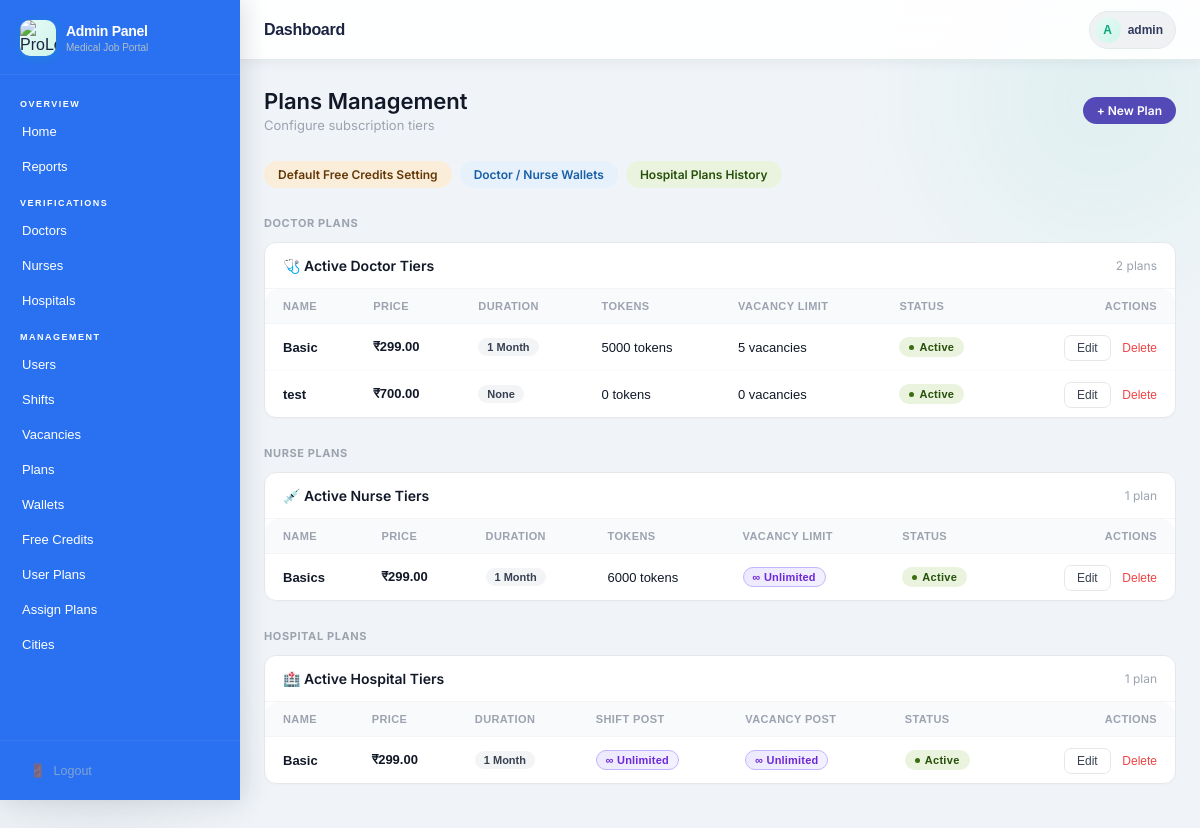
Page /plans/ (signed in) on the committed database.
### users/models.py (models this page shows, shortened)
class CustomUser(AbstractUser):
    ROLE_CHOICES = (
        ('doctor', 'Doctor'),
        ('nurse', 'Nurse'),
        ('hospital', 'Hospital'),
        ('admin', 'Admin'),
    )
    role   = models.CharField(max_length=20, choices=ROLE_CHOICES)
    mobile = models.CharField(max_length=10, unique=True, null=True, blank=True)  # ✅ Unique mobile

### plans/models.py (models this page shows, shortened)
class Plan(models.Model):
    ROLE_CHOICES = [
        ('doctor',   'Doctor'),
        ('nurse',    'Nurse'),
        ('hospital', 'Hospital'),
    ]
    DURATION_CHOICES = [
        (1,  '1 Month'),
        (2,  '2 Months'),
        (3,  '3 Months'),
        (6,  '6 Months'),
        (12, '12 Months (1 Year)'),
    ]
    TOKEN_MODE_CHOICES = [
        ('disabled',  'No Tokens'),        # tokens feature hi nahi
        ('fixed',     'Fixed Amount'),     # X tokens milenge
        ('unlimited', 'Unlimited'),        # ∞ tokens
    ]
    name        = models.CharField(max_length=100)
    role        = models.CharField(max_length=20, choices=ROLE_CHOICES)
    price       = models.DecimalField(max_digits=10, decimal_places=2)
    description = models.TextField(blank=True)
    is_active   = models.BooleanField(default=True)
    created_at  = models.DateTimeField(auto_now_add=True)
    shift_view_enabled = models.BooleanField(
    default=False,
    help_text="Kya is plan mein Available Shifts dekhne ki permission hai?"
)
    urgent_shift_enabled = models.BooleanField(
    default=False,
    help_text="Dashboard pe urgent shifts dikhenge (shift_view_enabled bhi hona chahiye)"
)
    is_lifetime     = models.BooleanField(
        default=False,
        help_text="Check karo agar plan kabhi expire na ho (Lifetime)"
    )
    duration_months = models.PositiveIntegerField(
    choices=DURATION_CHOICES,
    default=1,
    null=True,      # ← add karo
    blank=True,     # ← add karo
    help_text="Plan kitne mahine ka hai (is_lifetime=False hone par kaam aata hai)"
)
    urgent_shift_post_enabled = models.BooleanField(
    default=False,
    help_text="Kya is plan mein urgent shift post karne ki permission hai?"
)
    token_mode = models.CharField(
        max_length=10,
        choices=TOKEN_MODE_CHOICES,
        default='disabled',
        help_text="disabled=tokens nahi, fixed=X tokens, unlimited=∞ tokens"
    )
    tokens = models.PositiveIntegerField(
        default=0,
        help_text="Sirf token_mode='fixed' hone par use hota hai"
    )
    vacancy_apply_enabled   = models.BooleanField(
        default=False,
        help_text="Kya is plan mein vacancy apply feature ON hai?"
    )
    unlimited_vacancy_apply = models.BooleanField(
        default=False,
        help_text="Unlimited vacancy apply? (vacancy_apply_enabled=True hona chahiye)"
    )
    vacancy_limit           = models.PositiveIntegerField(
        default=0,
        help_text="Kitni vacancies pe apply kar sakta hai (unlimited_vacancy_apply=False hone par)"
    )
    shift_post_enabled   = models.BooleanField(
        default=False,
        help_text="Kya is plan mein shift posting feature ON hai?"
    )
    unlimited_shift_post = models.BooleanField(default=False)
    shift_post_limit     = models.PositiveIntegerField(default=0)
    vacancy_post_enabled   = models.BooleanField(
        default=False,
        help_text="Kya is plan mein vacancy posting feature ON hai?"
    )
    unlimited_vacancy_post = models.BooleanField(default=False)
    vacancy_post_limit     = models.PositiveIntegerField(default=0)
    @property
    def unlimited_tokens(self):
        return self.token_mode == 'unlimited'
    class Meta:
        ordering = ['role', 'price']

### plans/views.py (the view)
# urls.py: path('',                            views.plan_list,        name='admin_plan_list'),
@login_required
@user_passes_test(is_admin)
def plan_list(request):
    plans = Plan.objects.all().order_by('role', 'price')
    return render(request, 'admin_panel/plans/plan_list.html', {
        'doctor_plans':   plans.filter(role='doctor'),
        'nurse_plans':    plans.filter(role='nurse'),
        'hospital_plans': plans.filter(role='hospital'),
    })

### admin_panel/templates/admin_panel/plans/plan_list.html (shortened to what this page needs)
{% extends 'admin_panel/base.html' %}
{% block content %}
<div class="dash-wrap">
  <div class="top-bar">
    <div>
      <div class="top-bar-title">Plans Management</div>
      <div class="top-bar-sub">Configure subscription tiers</div>
    </div>
    <a href="{% url 'admin_plan_create' %}" class="pill pill-primary">+ New Plan</a>
  </div>
  <div class="pill-row">
    <a href="{% url 'admin_default_credits' %}" class="pill pill-warn">Default Free Credits Setting</a>
    <a href="{% url 'admin_wallet_list' %}"     class="pill pill-info">Doctor / Nurse Wallets</a>
    <a href="{% url 'admin_user_plan_list' %}"  class="pill pill-success">Hospital Plans History</a>
  </div>
  <div class="section-header">
    <span class="section-label">Doctor Plans</span>
  </div>
  <div class="reg-card">
    <div class="reg-card-head">
      <span class="reg-card-title">🩺 Active Doctor Tiers</span>
      <span style="font-size:12px;color:#9ca3af;">{{ doctor_plans|length }} plan{{ doctor_plans|length|pluralize }}</span>
    </div>
    <div class="desktop-table">
      <table>
        <thead>
          <tr>
            <th>Name</th>
            <th>Price</th>
            <th>Duration</th>
            <th>Tokens</th>
            <th>Vacancy Limit</th>
            <th>Status</th>
            <th style="text-align:right">Actions</th>
          </tr>
        </thead>
        <tbody>
          {% for plan in doctor_plans %}
          <tr>
            <td style="font-weight:600">{{ plan.name }}</td>
            <td class="price-val">₹{{ plan.price }}</td>
            <td><span class="dur-pill">{{ plan.get_duration_months_display }}</span></td>
            <td>
              {% if plan.unlimited_tokens %}
                <span class="unlim-pill">∞ Unlimited</span>
              {% else %}
                {{ plan.tokens }} tokens
              {% endif %}
            </td>
            <td>
              {% if plan.unlimited_vacancy_apply %}
                <span class="unlim-pill">∞ Unlimited</span>
              {% else %}
                {{ plan.vacancy_limit }} vacancies
              {% endif %}
            </td>
            <td>
              <span class="badge {% if plan.is_active %}badge-active{% else %}badge-inactive{% endif %}">
                {% if plan.is_active %}Active{% else %}Inactive{% endif %}
              </span>
            </td>
            <td style="text-align:right">
              <a href="{% url 'admin_plan_edit' plan.pk %}" class="view-btn">Edit</a>
              <form method="post" action="{% url 'admin_plan_delete' plan.pk %}" style="display:inline" onsubmit="return confirm('Delete this plan?')">
                <button class="del-btn">Delete</button>
              </form>
            </td>
          </tr>
          {% empty %}
          <tr class="empty-row"><td colspan="7">No doctor plans yet.</td></tr>
          {% endfor %}
        </tbody>
      </table>
    </div>
  </div>
  <div class="section-header">
    <span class="section-label">Nurse Plans</span>
  </div>
  <div class="reg-card">
    <div class="reg-card-head">
      <span class="reg-card-title">💉 Active Nurse Tiers</span>
      <span style="font-size:12px;color:#9ca3af;">{{ nurse_plans|length }} plan{{ nurse_plans|length|pluralize }}</span>
    </div>
    <div class="desktop-table">
      <table>
        <thead>
          <tr>
            <th>Name</th>
            <th>Price</th>
            <th>Duration</th>
            <th>Tokens</th>
            <th>Vacancy Limit</th>
            <th>Status</th>
            <th style="text-align:right">Actions</th>
          </tr>
        </thead>
        <tbody>
          {% for plan in nurse_plans %}
          <tr>
            <td style="font-weight:600">{{ plan.name }}</td>
            <td class="price-val">₹{{ plan.price }}</td>
            <td><span class="dur-pill">{{ plan.get_duration_months_display }}</span></td>
            <td>
              {% if plan.unlimited_tokens %}
                <span class="unlim-pill">∞ Unlimited</span>
              {% else %}
                {{ plan.tokens }} tokens
              {% endif %}
            </td>
            <td>
              {% if plan.unlimited_vacancy_apply %}
                <span class="unlim-pill">∞ Unlimited</span>
              {% else %}
                {{ plan.vacancy_limit }} vacancies
              {% endif %}
            </td>
            <td>
              <span class="badge {% if plan.is_active %}badge-active{% else %}badge-inactive{% endif %}">
                {% if plan.is_active %}Active{% else %}Inactive{% endif %}
              </span>
            </td>
            <td style="text-align:right">
              <a href="{% url 'admin_plan_edit' plan.pk %}" class="view-btn">Edit</a>
              <form method="post" action="{% url 'admin_plan_delete' plan.pk %}" style="display:inline" onsubmit="return confirm('Delete this plan?')">
                <button class="del-btn">Delete</button>
              </form>
            </td>
          </tr>
          {% empty %}
          <tr class="empty-row"><td colspan="7">No nurse plans yet.</td></tr>
          {% endfor %}
        </tbody>
      </table>
    </div>
  </div>
  <div class="section-header">
    <span class="section-label">Hospital Plans</span>
  </div>
  <div class="reg-card">
    <div class="reg-card-head">
      <span class="reg-card-title">🏥 Active Hospital Tiers</span>
      <span style="font-size:12px;color:#9ca3af;">{{ hospital_plans|length }} plan{{ hospital_plans|length|pluralize }}</span>
    </div>
    <div class="desktop-table">
      <table>
        <thead>
          <tr>
            <th>Name</th>
            <th>Price</th>
            <th>Duration</th>
            <th>Shift Post</th>
            <th>Vacancy Post</th>
            <th>Status</th>
            <th style="text-align:right">Actions</th>
          </tr>
        </thead>
        <tbody>
          {% for plan in hospital_plans %}
          <tr>
            <td style="font-weight:600">{{ plan.name }}</td>
            <td class="price-val">₹{{ plan.price }}</td>
            <td><span class="dur-pill">{{ plan.get_duration_months_display }}</span></td>
            <td>
              {% if plan.unlimited_shift_post %}
                <span class="unlim-pill">∞ Unlimited</span>
              {% else %}
                {{ plan.shift_post_limit }} shifts
              {% endif %}
            </td>
            <td>
              {% if plan.unlimited_vacancy_post %}
                <span class="unlim-pill">∞ Unlimited</span>
              {% else %}
                {{ plan.vacancy_post_limit }} vacancies
              {% endif %}
            </td>
            <td>
              <span class="badge {% if plan.is_active %}badge-active{% else %}badge-inactive{% endif %}">
                {% if plan.is_active %}Active{% else %}Inactive{% endif %}
              </span>
            </td>
            <td style="text-align:right">
              <a href="{% url 'admin_plan_edit' plan.pk %}" class="view-btn">Edit</a>
              <form method="post" action="{% url 'admin_plan_delete' plan.pk %}" style="display:inline" onsubmit="return confirm('Delete this plan?')">
                <button class="del-btn">Delete</button>
              </form>
            </td>
          </tr>
          {% empty %}
          <tr class="empty-row"><td colspan="7">No hospital plans yet.</td></tr>
          {% endfor %}
        </tbody>
      </table>
    </div>
  </div>
</div>
{% endblock %}

### admin_panel/templates/admin_panel/base.html (shortened to what this page needs)
{% load static %}
<!DOCTYPE html>
<html lang="hi">
<head>
</head>
<body>
<aside class="sidebar" id="sidebar">
  <div class="sidebar-brand">
      <div class="logo-icon">
        <img src="{% static 'users/images/Black_and_White_Circular_Art___Design_Logo-removebg-preview.png' %}"
          alt="ProLocum Logo">
      </div>
    <div class="brand-text">
      <h1>Admin Panel</h1>
      <p>Medical Job Portal</p>
    </div>
  </div>
  <nav class="sidebar-nav">
    <div class="nav-section-label">Overview</div>
    <a href="{% url 'admin_dashboard' %}" class="nav-link {% if request.resolver_match.url_name == 'admin_dashboard' %}active{% endif %}">
   Home
    </a>
    <a href="{% url 'admin_reports' %}" class="nav-link {% if request.resolver_match.url_name == 'admin_reports' %}active{% endif %}">
Reports
    </a>
    <div class="nav-section-label">Verifications</div>
    <a href="{% url 'admin_applications' %}?role=doctor&status=pending" class="nav-link">
     Doctors
    </a>
    <a href="{% url 'admin_applications' %}?role=nurse&status=pending" class="nav-link">
   Nurses
    </a>
    <a href="{% url 'admin_applications' %}?role=hospital&status=pending" class="nav-link">
       Hospitals
    </a>
    <div class="nav-section-label">Management</div>
    <a href="{% url 'admin_user_list' %}" class="nav-link {% if request.resolver_match.url_name == 'admin_user_list' %}active{% endif %}">
       Users
    </a>
    <a href="{% url 'admin_shift_list' %}" class="nav-link {% if request.resolver_match.url_name == 'admin_shift_list' %}active{% endif %}">
       Shifts
    </a>
    <a href="{% url 'admin_vacancy_list' %}" class="nav-link {% if request.resolver_match.url_name == 'admin_vacancy_list' %}active{% endif %}">
       Vacancies
    </a>
    <a href="{% url 'admin_plan_list' %}" class="nav-link ">
       Plans
    </a>
    <a href="{% url 'admin_wallet_list' %}" class="nav-link ">
       Wallets
    </a>
    <a href="{% url 'admin_default_credits' %}" class="nav-link ">
       Free Credits
    </a>
<a href="{% url 'admin_user_plan_list' %}" class="nav-link ">
    User Plans
</a>
<a href="{% url 'admin_all_users_plan' %}" class="nav-link">
    Assign Plans
</a>
<a href="{% url 'admin_city_list' %}" class="nav-link {% if request.resolver_match.url_name == 'admin_city_list' %}active{% endif %}">
     Cities
</a>
  </nav>
  <div class="sidebar-footer">
    <a href="{% url 'logout' %}"><span>🚪</span> Logout</a>
  </div>
</aside>
<main class="main">
  <div class="topbar">
    <div class="topbar-left">
      <span class="topbar-title">{% block page_title %}Dashboard{% endblock %}</span>
    </div>
    <div class="topbar-right">
      <div class="user-chip">
        <div class="user-avatar">{{ request.user.username|first|upper }}</div>
        <span class="user-name">{{ request.user.username }}</span>
      </div>
    </div>
  </div>
  <div class="content">
    {% block content %}{% endblock %}
  </div>
</main>
</body>
</html>

### rows in the picture
CustomUser: user.username|first "A", user.username "admin"
Plan: name "Basic", price "299.00", duration_months "1 Month", tokens "5000", vacancy_limit "5", is_active "Active"
Plan: name "test", price "700.00", duration_months "None", tokens "0", vacancy_limit "0", is_active "Active"
Plan: name "Basics", price "299.00", duration_months "1 Month", tokens "6000", unlimited_vacancy_apply "∞ Unlimited", is_active "Active"
Plan: name "Basic", price "299.00", duration_months "1 Month", unlimited_shift_post "∞ Unlimited", unlimited_vacancy_post "∞ Unlimited", is_active "Active"

### other values in the picture
{{ doctor_plans|length }} "2"
{{ nurse_plans|length }} "1"
{{ hospital_plans|length }} "1"
